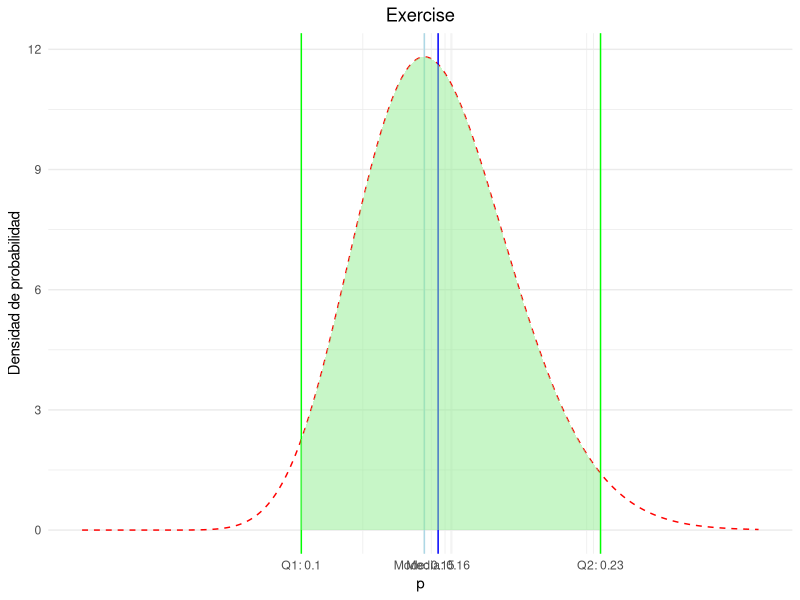

This figure's R source:
# Cargar las librerías necesarias
library(ggplot2)
library(dplyr)

# Parámetros de la distribución beta
a <- 18
b <- 96

# Crear un rango de valores x
x <- seq(0, 0.3, length.out = 1000)

# Calcular la función de densidad
posterior <- dbeta(x, a, b)

# Calcular media, moda y cuartiles
media <- a / (a + b)
mode <- (a - 1) / (a + b - 2)
Q1 <- qbeta(0.025, a, b)
Q2 <- qbeta(0.975, a, b)

# Crear un data frame para ggplot
data <- data.frame(x = x, posterior = posterior)

# Crear la gráfica
ggplot(data, aes(x = x, y = posterior)) +
  geom_line(color = 'red', linetype = 'dashed') +
  geom_vline(xintercept = media, color = 'blue') +
  geom_vline(xintercept = mode, color = 'lightblue') +
  geom_vline(xintercept = Q1, color = 'green') +
  geom_vline(xintercept = Q2, color = 'green') +
  geom_area(data = filter(data, x >= Q1 & x <= Q2), aes(y = posterior), fill = 'lightgreen', alpha = 0.5) +
  scale_x_continuous(breaks = c(media, mode, Q1, Q2), 
                     labels = c(paste0("Media: ", round(media, 2)), 
                                paste0("Mode: ", round(mode, 2)), 
                                paste0("Q1: ", round(Q1, 2)), 
                                paste0("Q2: ", round(Q2, 2)))) +
  labs(title = 'Exercise', x = 'p', y = 'Densidad de probabilidad') +
  theme_minimal() +
  theme(plot.title = element_text(hjust = 0.5))





#H0: p >= 0.15
#H1: p < 0.15

alpha0 <- 1-pbeta(0.15,18,96)
alpha1 <- pbeta(0.15,18,96)

posterior_odds <- alpha1/alpha0
posterior_odds #alpha1 es bigger, so I go with H1

f1 <- pbeta(0.15,10,90)
f0 <- 1-pbeta(0.15,10,90)

prior_odds <- f1/f0
prior_odds

bf <- posterior_odds/prior_odds
bf
#Si es 1, los nuevos datos no nos han dado nada nuevo